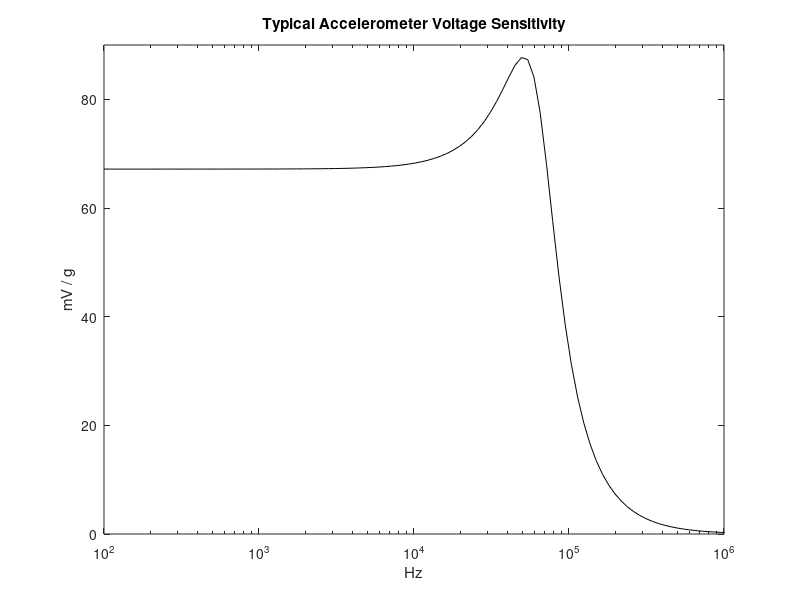
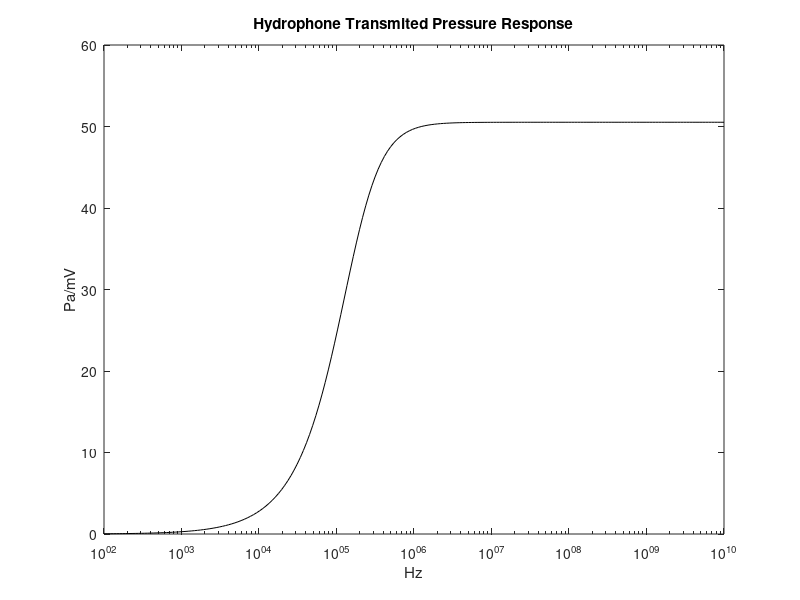
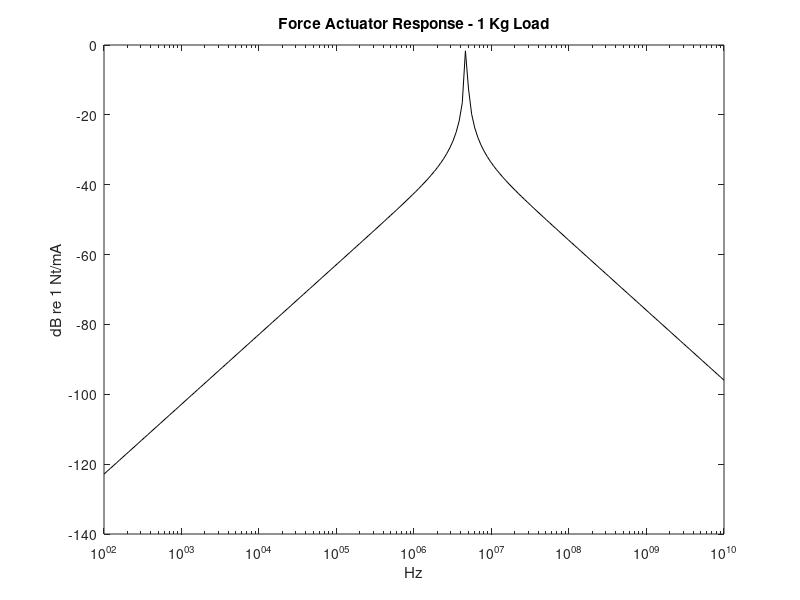
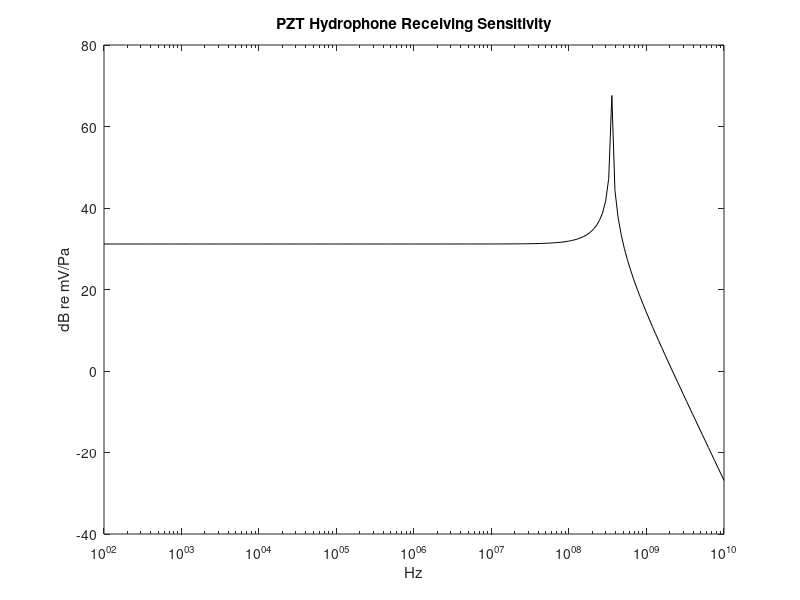

These charts were generated, in order, by the following MATLAB code:
% PZT model

d11 = 1000e-12;					% 1000 pC/N typical PZT
phi = 1/d11;

% stud compliance and mass
din=0.125;						% stud diameter in inches
S=pi*(din*0.0254*.5)^2;		% x-section area in m^2
lin=0.25;
l=lin*0.0254;
rho=7750;						% stainless density & speed
c=7000;

Cs=l/(rho*S*c^2);
Ms=rho*l*S;

% PZT compliance and mass
din=0.25;						% PZT diameter in inches
S=pi*(din*0.0254*.5)^2;		% x-section area in m^2
lin=0.25;
l=lin*0.0254;
rho=1750;						% PZT density & speed
c=1e7;

Cc=l/(rho*S*c^2);
Mc=rho*l*S;

Mp = 0.0025;						% 2.5 gr proof mass
R=1000;							% relatively small mech damping

f=logspace(2,10,200);
w=2.*pi.*f;
wsq=w.^2;

% electrical impedance
C0=1600e-12;							% 1600 pF electrical cap

num = (1./(i.*w.*Cc) + (C0*phi^2)./(i.*w)).*(i.*w.*(.5*Mc+.3*Ms+Mp) + 1./(i.*w.*Cs)+R);
den = 1./(i.*w.*Cc) + (C0*phi^2)./(i.*w) + i.*w.*(.5*Mc+.3*Ms+Mp) + 1./(i.*w.*Cs)+R;
Z1= num./den;
Zm=i.*w.*Mc.*0.5 + Z1;
Mt=Mc+Ms+Mp;
u=Mt./Zm;
f1=u.*Z1;
um=f./(1./(i.*w.*Cc) + (C0*phi^2)./(i.*w));
ech=phi.*u./(i.*w);
ea=9810.*ech;	% mV/g

figure(1)
semilogx(f,abs(ea),'k');
ylabel('mV / g');
xlabel('Hz');
title('Typical Accelerometer Voltage Sensitivity');
axis([100 1000000 0 90]);
% hydrophone

rhow = 64*.45359/.028317;		% 1 lb = .45359 Kg, 1 ft^3 is .028317 m^3
cw=1500;
a = .5*din.*.0254;
S=pi*a^2;
k = w./cw;
Zam=(rhow*cw/S^3).*((.5.*k.*a).^2 + i.*.6.*k.*a);
Ram=real(Zam);

Zm=1./(i.*w.*Cc)+i.*w.*.5.*Mc + R;
Zet=1./(i.*w.*C0) + (phi^2./w.^2)./(Zm + Zam);
Zl=i.*w;	% 1 Kg load
Zetl=1./(i.*w.*C0) + (phi^2./w.^2)./(Zm + Zl);

pe = .001.*Ram./(S.*Zet.*(C0*phi + (i.*w./phi).*(Zm + Zam)));
f_i = .001.*Zl./(C0*phi + (i.*w./phi).*(Zm + Zl));

figure(2);
semilogx(f,abs(pe),'k');
ylabel('Pa/mV');
xlabel('Hz');
title('Hydrophone Transmited Pressure Response')

figure(3);
semilogx(f,20.*log10(abs(f_i)),'k');
ylabel('dB re 1 Nt/mA');
xlabel('Hz');
title('Force Actuator Response - 1 Kg Load');

% force gauge or receiver

ep=-1000.*phi./(i.*w.*S.*((C0*phi^2)./(i.*w) + Zm));

figure(4);
semilogx(f,20.*log10(abs(ep)),'k');
ylabel('dB re mV/Pa');
xlabel('Hz');
title('PZT Hydrophone Receiving Sensitivity');
